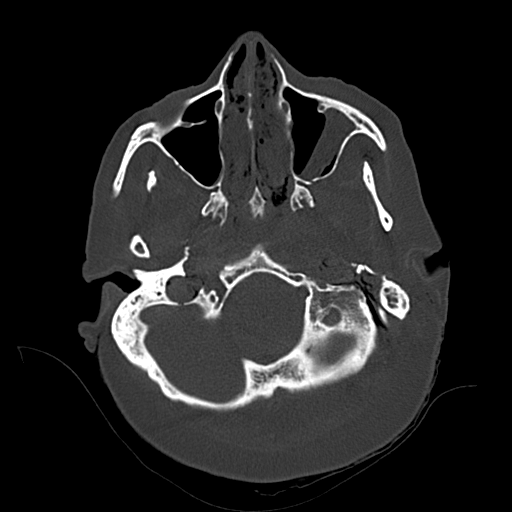
#> input picture CAT_scans_Preprocessed/S090967/Original/s967_80.png, 512 x 512 px, found by its file name; its folder holds only this picture in this run
$ python test_eqalization.py
#> lines starting #> are read from the running program, lines starting #| are printed output that depends on the picture
import cv2
import matplotlib.pyplot as plt
import os

path = "/home/ysun@gaps_domain.ssr.upm.es/Craneal_CT/CAT_scans_Preprocessed/S090967/Original"
for file in os.listdir(path):
    if file.endswith(".png"):
        image_path = os.path.join(path, file)

    image = cv2.imread(image_path, cv2.IMREAD_GRAYSCALE)
#> image is the input picture: shape (512, 512); min 0, max 255, mean 37
    clahe = cv2.createCLAHE(clipLimit=2.0, tileGridSize=(8,8))
    equalized_image = clahe.apply(image)
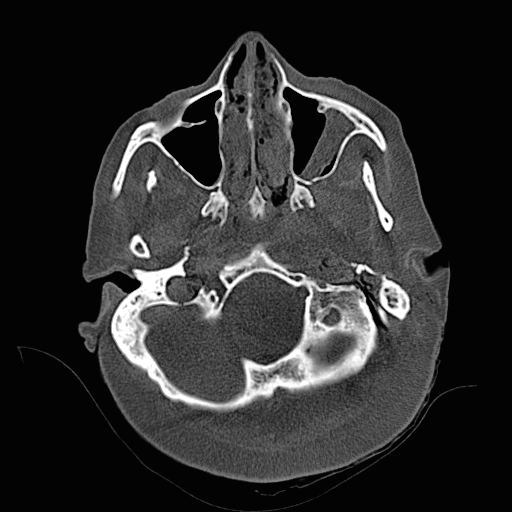
#> equalized_image: shape (512, 512); min 1, max 255, mean 44.2

    fig, ax = plt.subplots(1, 2, figsize=(10, 5))
    ax[0].imshow(image, cmap="gray")
    ax[0].set_title("Original Image")
    ax[1].imshow(equalized_image, cmap="gray")
    ax[1].set_title("Mask Image")
    plt.show()
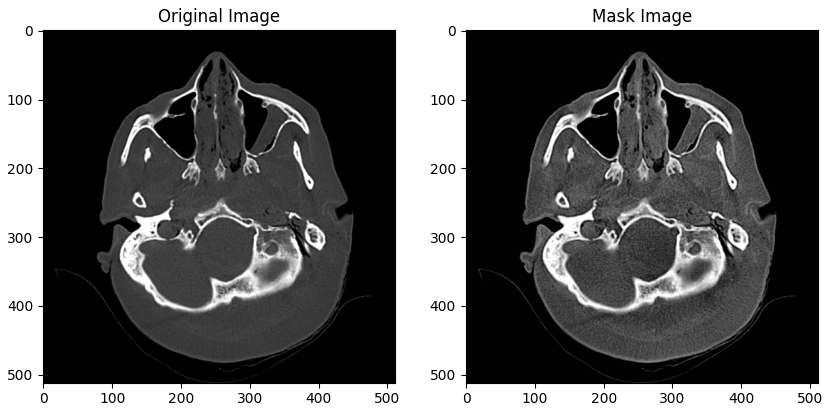
#> figure drawn by matplotlib, 2 panels

$ run again, on CAT_scans_Preprocessed/S090967/Original/train6_original_53.png
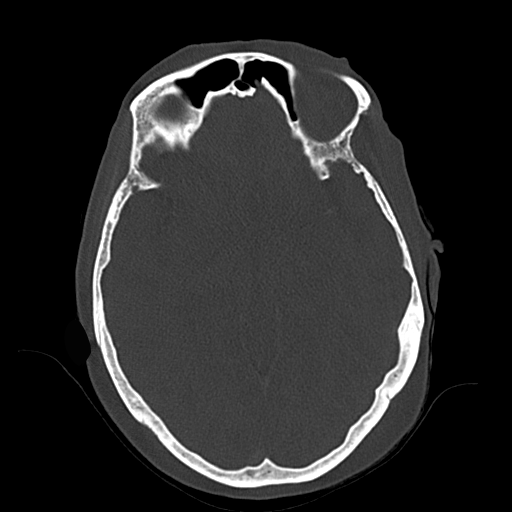
#> input picture CAT_scans_Preprocessed/S090967/Original/train6_original_53.png, 512 x 512 px, found by its file name
#> image is the input picture: shape (512, 512); min 0, max 255, mean 41.1
#> `equalized_image = clahe.apply(image)`:
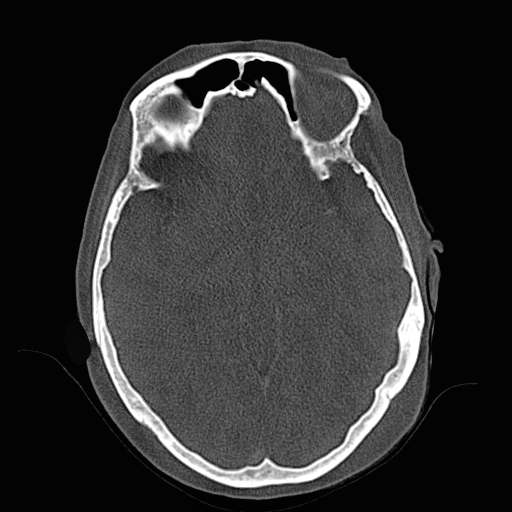
#> equalized_image: shape (512, 512); min 2, max 255, mean 48.4
#> `plt.show()`:
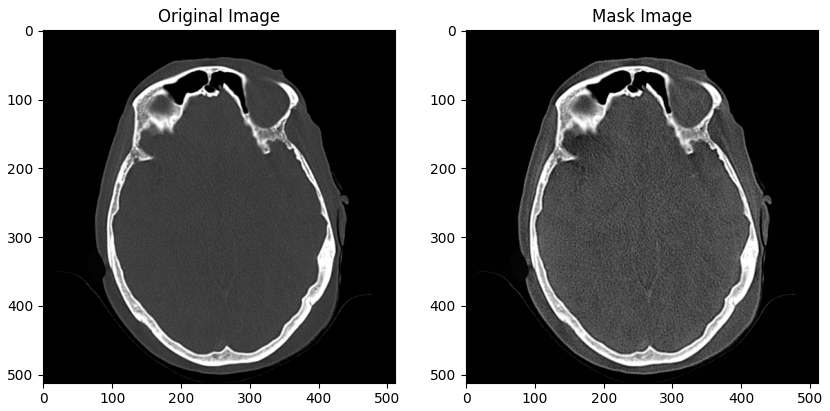
#> figure drawn by matplotlib, 2 panels
